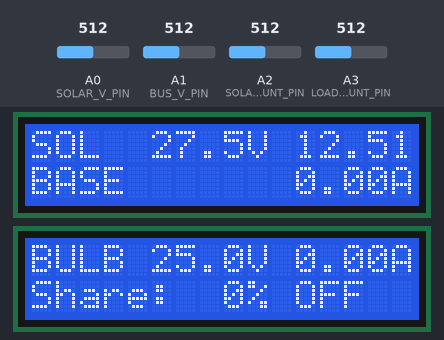
A sketch run on a simulated Arduino Uno, built with avr-gcc and run on an emulated ATmega328P. Shown: 2 × 16×2 character LCD. Inputs (shaded band) come from the test bench; at power-on: A3 (LOAD_SHUNT_PIN) = 512, A2 (SOLAR_SHUNT_PIN) = 512, A0 (SOLAR_V_PIN) = 512, A1 (BUS_V_PIN) = 512. What the sketch prints to the serial monitor is not drawn.

Above: at 2.8 s.
2.9 s: A3 (LOAD_SHUNT_PIN) set to 532
At 3.6 s:
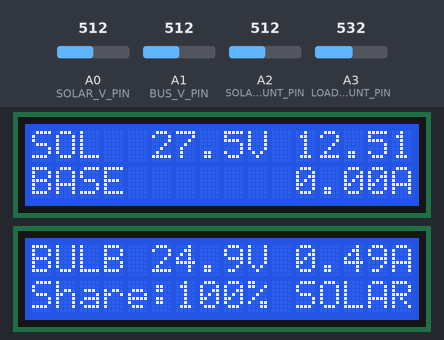
4.5 s: A2 (SOLAR_SHUNT_PIN) set to 268
At 5.6 s:
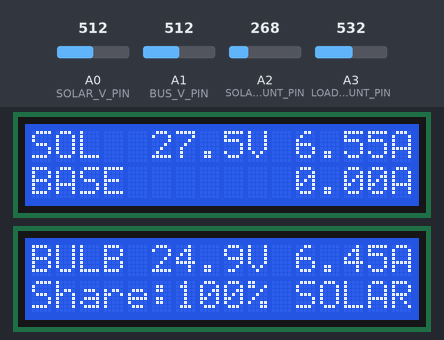
6.2 s: A2 (SOLAR_SHUNT_PIN) set to 241
At 7.5 s:
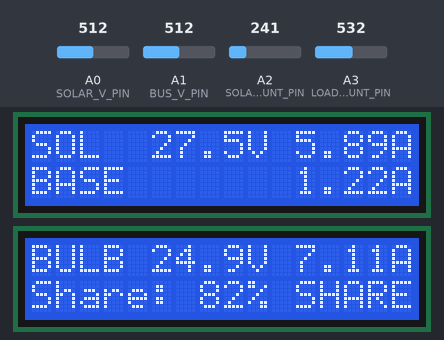
7.8 s: A2 (SOLAR_SHUNT_PIN) set to 33
At 9.2 s:
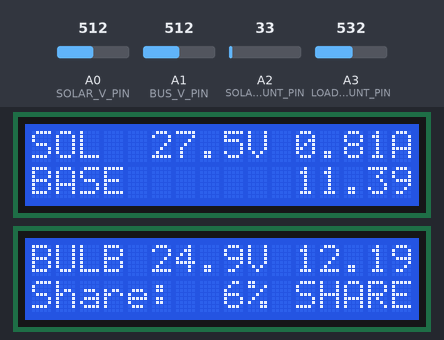
9.5 s: A2 (SOLAR_SHUNT_PIN) set to 27
At 10.8 s:
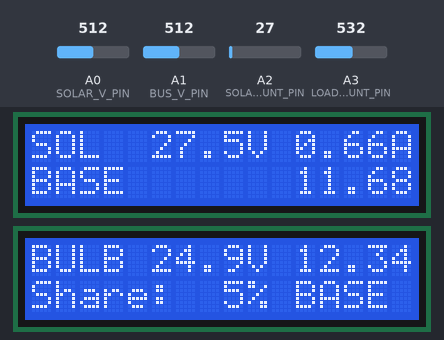
11.2 s: A3 (LOAD_SHUNT_PIN) set to 306
At 12.0 s:
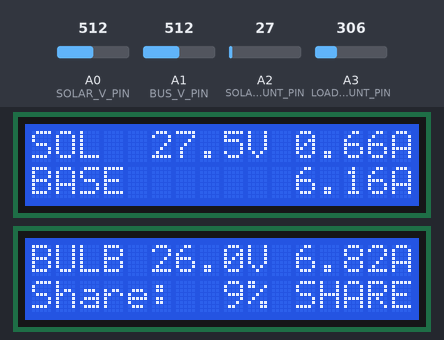
Timing chart, 0 to 13.8 s (numbered marks = the images above; inputs shaded):
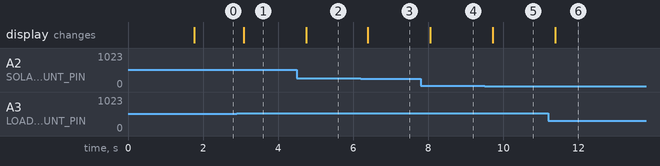

The sketch:

solar_monitor.ino
```cpp
// ===== Solar + Base Power Monitor =====
// A0: solar voltage (divider /11)     A1: bus voltage (divider /11)
// A2: RETURN rail = solar shunt       A3: point LB = bulb shunt
// Two I2C LCDs (0x20 top, 0x21 bottom) = 16x4 screen

#include <Adafruit_LiquidCrystal.h>

Adafruit_LiquidCrystal lcdTop(0);     // address 0x20
Adafruit_LiquidCrystal lcdBottom(1);  // address 0x21

// ----- Pins -----
const int SOLAR_V_PIN     = A0;
const int BUS_V_PIN       = A1;
const int SOLAR_SHUNT_PIN = A2;
const int LOAD_SHUNT_PIN  = A3;

// ----- Circuit values -----
const float DIVIDER    = 11.0;  // (100k + 10k) / 10k
const float SHUNT_OHMS = 0.2;   // both shunt resistors

// Read a pin in volts (0-5 V)
float readPin(int pin) {
  return analogRead(pin) * 5.0 / 1023.0;
}

// Write 16 characters to one row of the 16x4 screen (rows 0-3)
void putRow(int row, const char* text) {
  if (row < 2) {
    lcdTop.setCursor(0, row);
    lcdTop.print(text);
  } else {
    lcdBottom.setCursor(0, row - 2);
    lcdBottom.print(text);
  }
}

void setup() {
  lcdTop.begin(16, 2);
  lcdBottom.begin(16, 2);
  lcdTop.setBacklight(1);
  lcdBottom.setBacklight(1);

  putRow(0, "  SOLAR + BASE  ");
  putRow(1, " POWER  MONITOR ");
  putRow(2, "                ");
  putRow(3, "  Starting...   ");
  delay(1500);

  Serial.begin(9600);
}

void loop() {
  // ----- 1) Measure -----
  float solarV = readPin(SOLAR_V_PIN) * DIVIDER;  // solar panel voltage
  float busV   = readPin(BUS_V_PIN) * DIVIDER;    // bus voltage (vs GND)
  float vReturn = readPin(SOLAR_SHUNT_PIN);       // voltage across solar shunt
  float vLB     = readPin(LOAD_SHUNT_PIN);        // RETURN + bulb shunt voltage

  // ----- 2) Calculate -----
  float solarI = vReturn / SHUNT_OHMS;            // solar current
  float loadI  = (vLB - vReturn) / SHUNT_OHMS;    // bulb current
  if (loadI < 0) loadI = 0;

  float baseI = loadI - solarI;                   // base supply fills the rest
  if (baseI < 0) baseI = 0;

  float bulbV = busV - vLB;                       // voltage across the bulb
  if (bulbV < 0) bulbV = 0;
  float bulbW = bulbV * loadI;                    // bulb power

  int share = 0;                                  // % of bulb power from solar
  if (loadI > 0.05) share = solarI / loadI * 100;
  share = constrain(share, 0, 100);

  const char* mode;
  if (loadI < 0.05)      mode = "OFF  ";
  else if (share >= 95)  mode = "SOLAR";
  else if (share <= 5)   mode = "BASE ";
  else                   mode = "SHARE";

  // ----- 3) Display on the 16x4 screen -----
  char line[17];
  char a[8];
  char b[8];

  // Row 0: SOL  39.2V 4.10A
  dtostrf(solarV, 4, 1, a);
  dtostrf(solarI, 4, 2, b);
  strcpy(line, "SOL  ");
  strcat(line, a);
  strcat(line, "V ");
  strcat(line, b);
  strcat(line, "A");
  putRow(0, line);

  // Row 1: BASE       2.10A
  dtostrf(baseI, 4, 2, b);
  strcpy(line, "BASE       ");
  strcat(line, b);
  strcat(line, "A");
  putRow(1, line);

  // Row 2: BULB 38.5V 2.10A
  dtostrf(bulbV, 4, 1, a);
  dtostrf(loadI, 4, 2, b);
  strcpy(line, "BULB ");
  strcat(line, a);
  strcat(line, "V ");
  strcat(line, b);
  strcat(line, "A");
  putRow(2, line);

  // Row 3: Share:100% SOLAR
  dtostrf((float)share, 3, 0, a);
  strcpy(line, "Share:");
  strcat(line, a);
  strcat(line, "% ");
  strcat(line, mode);
  putRow(3, line);

  // ----- 4) Serial Monitor (more detail) -----
  Serial.print("Solar: ");
  Serial.print(solarV); Serial.print(" V, ");
  Serial.print(solarI); Serial.print(" A | Base: ");
  Serial.print(baseI);  Serial.print(" A | Bulb: ");
  Serial.print(bulbV);  Serial.print(" V, ");
  Serial.print(loadI);  Serial.print(" A, ");
  Serial.print(bulbW);  Serial.print(" W | ");
  Serial.println(mode);

  delay(250);   // raise to 1000 if the simulator runs slowly
}
```

Measured:
- the behaviour switches between 514 and 515 on A3 (LOAD_SHUNT_PIN) (found by bisection; images 0 and 1)
- the behaviour switches between 260 and 259 on A2 (SOLAR_SHUNT_PIN) (found by bisection; images 2 and 3)
- the behaviour switches between 31 and 30 on A2 (SOLAR_SHUNT_PIN) (found by bisection; images 4 and 5)
- after the input at 2.9 s, the display: changes after 0.19 s (image 1)
- after the input at 4.5 s, the display: changes after 0.24 s (image 2)
- after the input at 6.2 s, the display: changes after 0.19 s (image 3)
- after the input at 7.8 s, the display: changes after 0.25 s (image 4)
- after the input at 9.5 s, the display: changes after 0.21 s (image 5)
- after the input at 11.2 s, the display: changes after 0.18 s (image 6)
